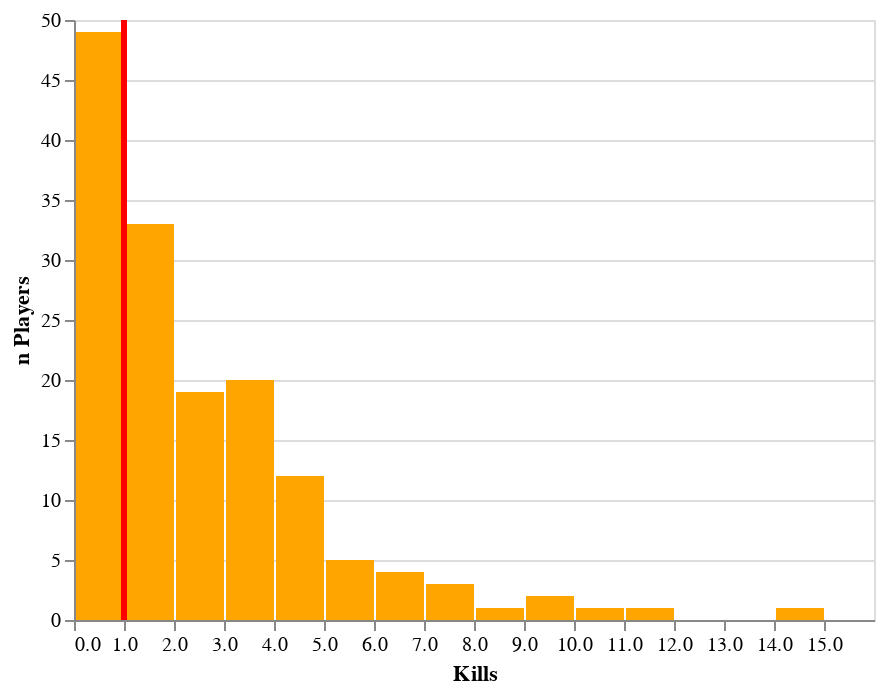

Source (notebook cell):
### Code cell
base = alt.Chart(df)         
hist2 = base.mark_bar().encode(
    x=alt.X('Kills:Q', bin=alt.BinParams(step=1)),
    y=alt.Y('count()', axis=alt.Axis(format='', title='n Players')),
    tooltip=['Kills'],
    color=alt.value("orange")

).properties(width=400, height=300)         
red_median_line = base.mark_rule(color='red').encode(
    x=alt.X('median(Kills):Q', title='Kills'),
    size=alt.value(3)
)
hist2 + red_median_line

### Figure 1 — Vega-Lite specification as saved in the notebook (floating-point values rounded to 4 significant figures; data arrays with more than 128 entries replaced by an {"elided": "..."} marker saying what was removed)
{"config": {"view": {"continuousWidth": 400, "continuousHeight": 300}}, "layer": [{"mark": "bar", "encoding": {"color": {"value": "orange"}, "tooltip": [{"type": "quantitative", "field": "Kills"}], "x": {"type": "quantitative", "bin": {"step": 1}, "field": "Kills"}, "y": {"type": "quantitative", "aggregate": "count", "axis": {"format": "", "title": "n Players"}}}, "height": 300, "width": 400}, {"mark": {"type": "rule", "color": "red"}, "encoding": {"size": {"value": 3}, "x": {"type": "quantitative", "aggregate": "median", "field": "Kills", "title": "Kills"}}}], "data": {"name": "data-ade2b33c9649b9e463d98cb4d751d088"}, "$schema": "https://vega.github.io/schema/vega-lite/v4.8.1.json", "datasets": {"data-ade2b33c9649b9e463d98cb4d751d088": {"elided": "151 records"}}}
